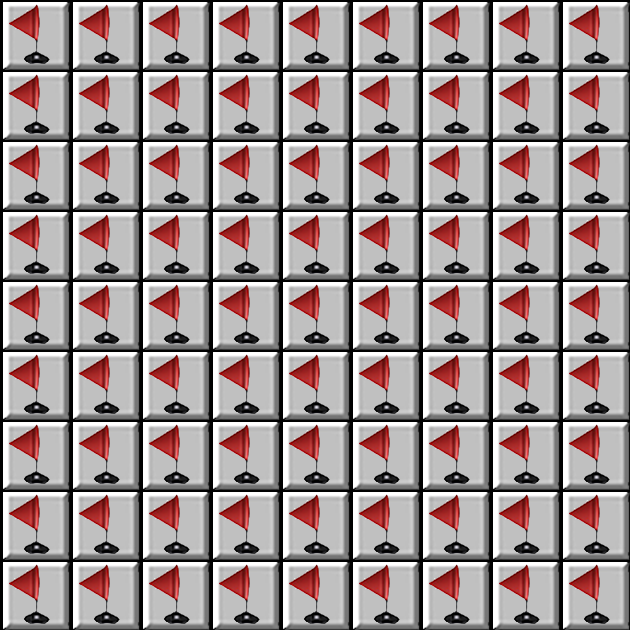

This game map was drawn from its Tiled (.tmx) file and the tilesets committed beside it. A one-line description and the full map source follow:
An orthogonal 9x9 tile map with 70x70 px tiles, 5 tile layers (floor, lab, mine, btn, ...).

<map version="1.0" tiledversion="1.1.6" orientation="orthogonal" renderorder="right-down" width="9" height="9" tilewidth="70" tileheight="70" infinite="0" nextobjectid="1">
 <tileset firstgid="1" name="grid" tilewidth="70" tileheight="70" tilecount="18" columns="3">
  <image source="grid.png" width="210" height="420" />
 </tileset>
 <layer name="floor" width="9" height="9">
  <data encoding="csv">
16,16,16,16,16,16,16,16,16,
16,16,16,16,16,16,16,16,16,
16,16,16,16,16,16,16,16,16,
16,16,16,16,16,16,16,16,16,
16,16,16,16,16,16,16,16,16,
16,16,16,16,16,16,16,16,16,
16,16,16,16,16,16,16,16,16,
16,16,16,16,16,16,16,16,16,
16,16,16,16,16,16,16,16,16
</data>
 </layer>
 <layer name="lab" width="9" height="9">
  <data encoding="csv">
4,4,4,4,4,4,4,4,4,
4,4,4,4,4,4,4,4,4,
4,4,4,4,4,4,4,4,4,
4,4,4,4,4,4,4,4,4,
4,4,4,4,4,4,4,4,4,
4,4,4,4,4,4,4,4,4,
4,4,4,4,4,4,4,4,4,
4,4,4,4,4,4,4,4,4,
4,4,4,4,4,4,4,4,4
</data>
 </layer>
 <layer name="mine" width="9" height="9">
  <data encoding="csv">
2,2,2,2,2,2,2,2,2,
2,2,2,2,2,2,2,2,2,
2,2,2,2,2,2,2,2,2,
2,2,2,2,2,2,2,2,2,
2,2,2,2,2,2,2,2,2,
2,2,2,2,2,2,2,2,2,
2,2,2,2,2,2,2,2,2,
2,2,2,2,2,2,2,2,2,
2,2,2,2,2,2,2,2,2
</data>
 </layer>
 <layer name="btn" width="9" height="9">
  <data encoding="csv">
1,1,1,1,1,1,1,1,1,
1,1,1,1,1,1,1,1,1,
1,1,1,1,1,1,1,1,1,
1,1,1,1,1,1,1,1,1,
1,1,1,1,1,1,1,1,1,
1,1,1,1,1,1,1,1,1,
1,1,1,1,1,1,1,1,1,
1,1,1,1,1,1,1,1,1,
1,1,1,1,1,1,1,1,1
</data>
 </layer>
 <layer name="flag" width="9" height="9">
  <data encoding="csv">
3,3,3,3,3,3,3,3,3,
3,3,3,3,3,3,3,3,3,
3,3,3,3,3,3,3,3,3,
3,3,3,3,3,3,3,3,3,
3,3,3,3,3,3,3,3,3,
3,3,3,3,3,3,3,3,3,
3,3,3,3,3,3,3,3,3,
3,3,3,3,3,3,3,3,3,
3,3,3,3,3,3,3,3,3
</data>
 </layer>
</map>
